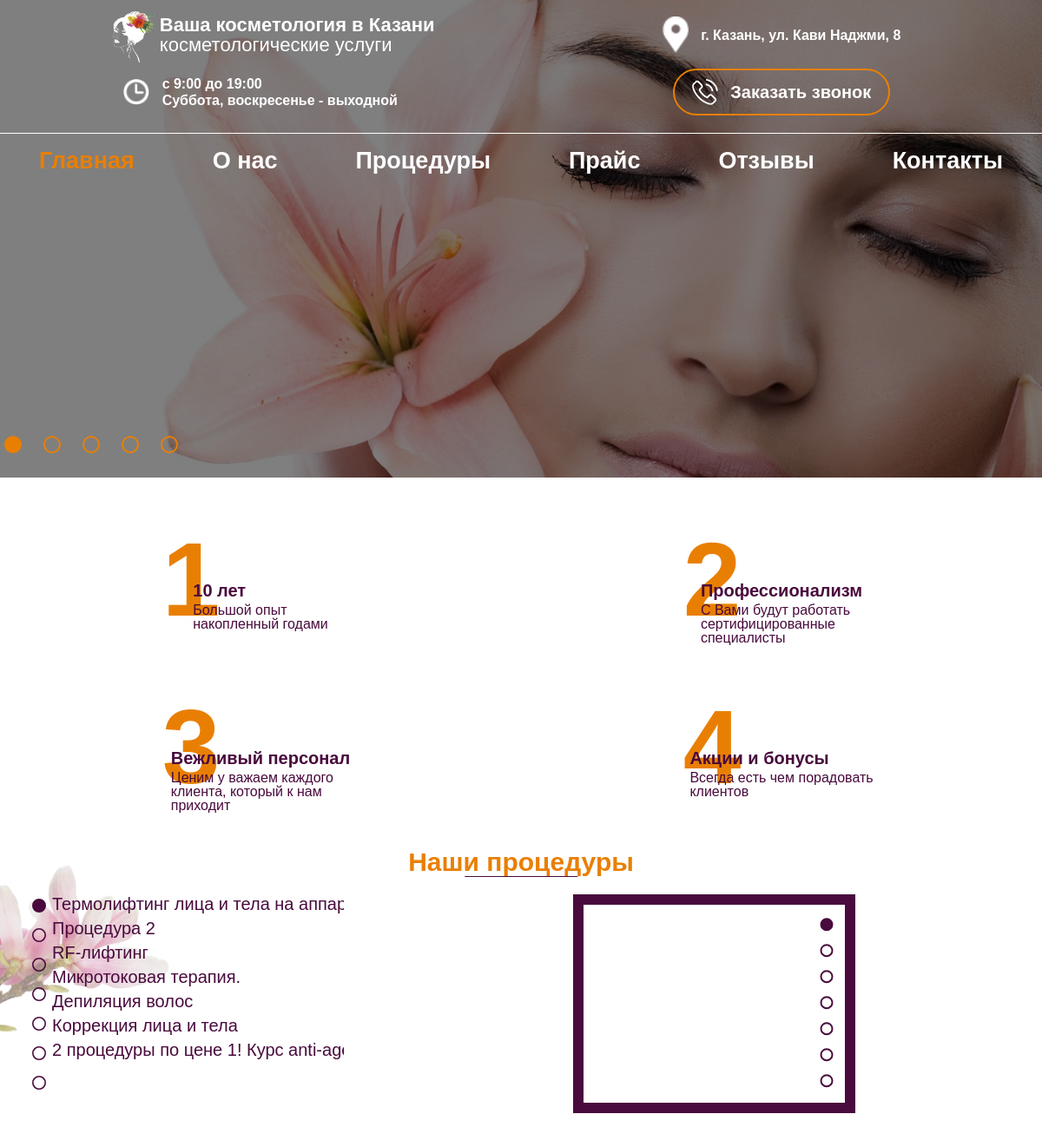
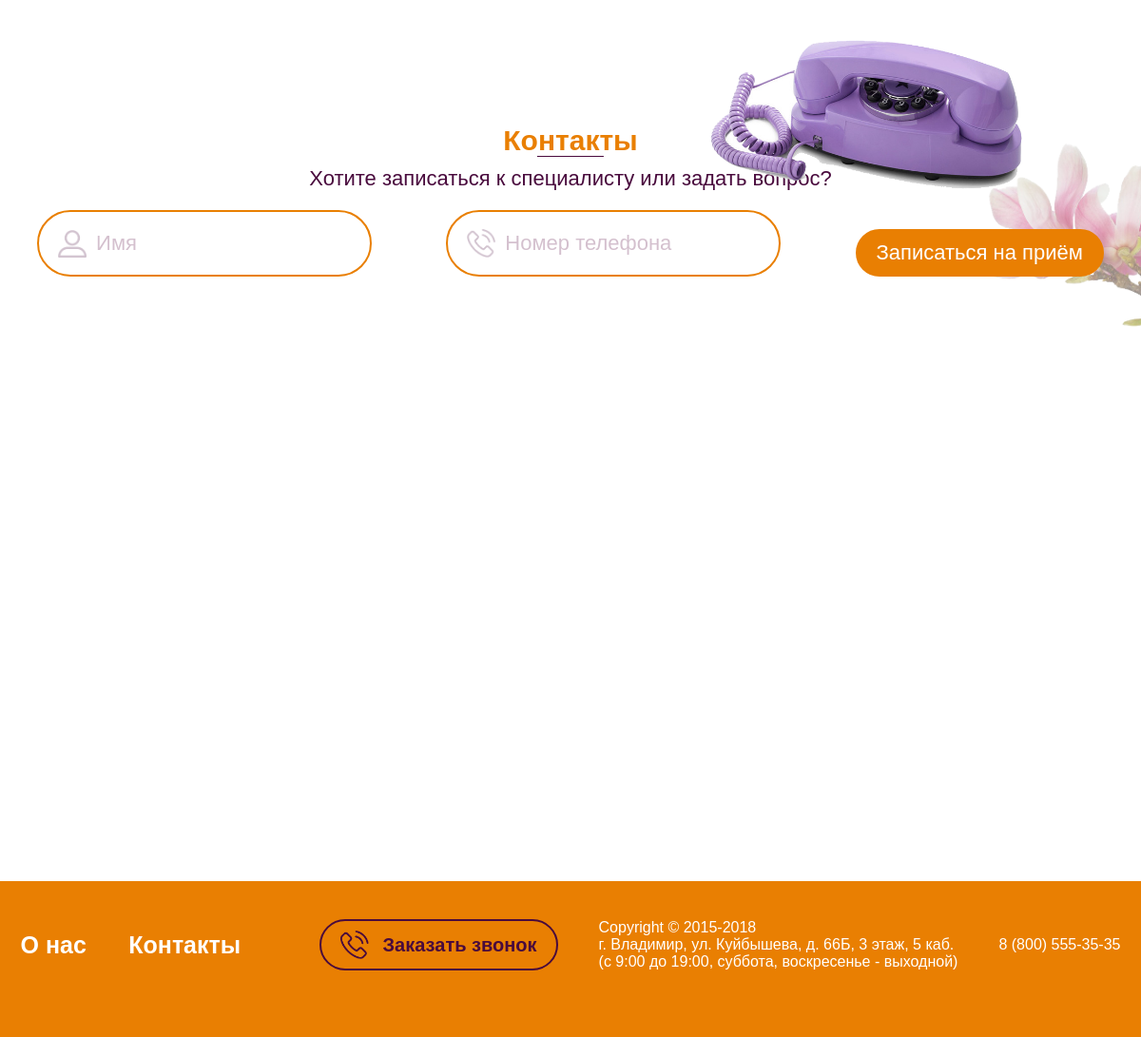
The page / on the database its author committed (2 pictures, top to bottom).
### tables this page shows
CREATE TABLE `slides` (
  `id` int(11) NOT NULL,
  `img` varchar(255) NOT NULL
);

CREATE TABLE `procedures` (
  `id` int(11) NOT NULL,
  `name` text NOT NULL,
  `description` text NOT NULL,
  `img` varchar(255) NOT NULL DEFAULT '',
  `procedures_categorys_id` int(11) NOT NULL
);

### pages/index.php (the view, shortened to what this page needs)
<?php
head();
?>
<div id="advantage">
    <div>
        <div class="lvl">1</div>
        <div class="info">
            <div class="title">10 лет</div>
            <div class="text">Большой опыт<br>накопленный годами</div>
        </div>
    </div>
    <div>
        <div class="lvl">2</div>
        <div class="info">
            <div class="title">Профессионализм</div>
            <div class="text">С Вами будут работать<br>сертифицированные<br>специалисты</div>
        </div>
    </div>
    <div>
        <div class="lvl">3</div>
        <div class="info">
            <div class="title">Вежливый персонал</div>
            <div class="text">Ценим у важаем каждого<br>клиента, который к нам<br>приходит</div>
        </div>
    </div>
    <div>
        <div class="lvl">4</div>
        <div class="info">
            <div class="title">Акции и бонусы</div>
            <div class="text">Всегда есть чем порадовать<br>клиентов</div>
        </div>
    </div>
</div>
<div id="services">
    <img src="assets/images/flower.png" alt="" class="flower-left">
    <div class="header-line">
        Наши процедуры
    </div>
    <div class="content">
        <?php
        $sql = "SELECT * FROM `procedures` ORDER BY RAND() LIMIT 7";
        $stmt = $dbh->query($sql);
        $procedures = $stmt->fetchAll(2);
        ?>
        <div class="menu">
            <div id="services-slider-nav">
                <div class="slide"></div>
            </div>
            <?php
            $i = 20;
            foreach($procedures as $procedure) :
            ?>
            <span><label for="slick-slide-control<?=$i++?>"><?= $procedure['name'] ?></label></span>
            <?php
            endforeach;
            ?>
        </div>
        <div class="slider">
            <div class="border">
                <div id="services-slider">
                    <?php
                    foreach($procedures as $procedure) :
                    ?>
                    <a class="slide" href="/procedure/<?= $procedure['id'] ?>" style="background-image: url('/assets/images/services/<?= $procedure['img'] ?>')"></a>
                    <?php
                    endforeach;
                    ?>
                </div>
            </div>
        </div>
    </div>
</div>
<?php
footer();
?>

### index.php (shortened to what this page needs)
<?php
if ($_SERVER['REQUEST_URI'] == '/') {
    $Page = 'index';
}
if (file_exists("pages/" . $Page . ".php")) include "pages/" . $Page . ".php";
function head()
{
    include "assets/layouts/head.php";
    hat();
}
function hat()
{
    include "assets/layouts/hat.php";
}
function footer()
{
    include "assets/layouts/footer.php";
}

### assets/layouts/head.php (shortened to what this page needs)
<!DOCTYPE html>
<html lang="en">
<head>
    <link rel="stylesheet" href="/assets/css/style.css">
    <link rel="stylesheet" href="/assets/components/slick/slick-theme.css">
    <link rel="stylesheet" href="/assets/components/slick/slick.css">
</head>
<body>

### assets/layouts/hat.php
<header class="<?= $GLOBALS['Page'] === 'index' ? 'index' : '' ?>">
    <?php
    include "menu.php";
    if ($GLOBALS['Page'] === 'index') include "slider.php";
    ?>
</header>

### assets/layouts/menu.php (shortened to what this page needs)
<div class="hat">
    <div class="menu-1">
        <div class="logo">
            <a href="/">
                <img src="/assets/images/logo<?= $GLOBALS['Page'] !== 'index' ? '_b' : '' ?>.png" alt="">
            </a>
            <div class="title">
                <strong>Ваша косметология в Казани</strong><br>
                <span>косметологические услуги</span>
            </div>
        </div>
        <div class="geo">
            <div class="icon">
                <img src="/assets/images/geo<?= $GLOBALS['Page'] !== 'index' ? '_p' : '' ?>.png" alt="">
            </div>
            <div class="text">
                <strong>г. Казань, ул. Кави Наджми, 8</strong>
            </div>
        </div>
        <div class="clock">
            <div class="icon">
                <img src="/assets/images/clock<?= $GLOBALS['Page'] !== 'index' ? '_p' : '' ?>.png" alt="">
            </div>
            <div class="text">
                <strong>с 9:00 до 19:00<br>Суббота, воскресенье - выходной</strong>
            </div>
        </div>
        <div>
            <a class="btn" href="#contacts">
                <img src="/assets/images/call<?= $GLOBALS['Page'] !== 'index' ? '_p' : '_w' ?>.png" alt="">
                <b>Заказать звонок</b>
            </a>
        </div>
    </div>
    <div class="line"></div>
    <div class="menu-2">
        <a class="<?= $GLOBALS['Page'] === 'index' ? 'active' : '' ?>" href="/">Главная</a>
        <a class="<?= $GLOBALS['Page'] === 'about' ? 'active' : '' ?>" href="/about">О нас</a>
        <a class="<?= $GLOBALS['Page'] === 'procedures' ? 'active' : '' ?>" href="/procedures">Процедуры</a>
        <a class="<?= $GLOBALS['Page'] === 'services' ? 'active' : '' ?>" href="/services">Прайс</a>
        <a class="<?= $GLOBALS['Page'] === 'callback' ? 'active' : '' ?>" href="/callback">Отзывы</a>
        <a href="#contacts">Контакты</a>
    </div>
</div>

### assets/layouts/slider.php
<div id="slider">
    <?php
    $sql = "SELECT * FROM `slides` ORDER BY RAND()";
    $res = $GLOBALS['dbh']->query($sql);
    $slides = $res->fetchAll(2);
    foreach($slides as $slide) :
    ?>
    <div class="slide" style="background-image: url('/assets/images/slider/<?= $slide['img'] ?>')"></div>
    <?php
    endforeach;
    ?>
    </div>

### assets/layouts/footer.php (shortened to what this page needs)
<div id="contacts">
    <div class="header-line">
        <span>Контакты</span>
    </div>
    <img src="/assets/images/phone.png" alt="" class="phone">
    <div class="title">Хотите записаться к специалисту или задать вопрос?</div>
    <form action="/admin/action?a=contacts" method="POST">
        <input type="text" class="user" title="Имя" placeholder="Имя" name="name" required>
        <input type="text" class="number" title="Телефон" placeholder="Номер телефона" name="call" required>
        <button class="btn">Записаться на приём</button>
    </form>
</div>
<div id="map">
    <iframe src="https://www.google.com/maps/embed?pb=!1m18!1m12!1m3!1d2221.109713910948!2d40.448570416029945!3d56.17249625527212!2m3!1f0!2f0!3f0!3m2!1i1024!2i768!4f13.1!3m3!1m2!1s0x414c7b6d8e72ee97%3A0x8455acf4c369bc34!2z0YPQuy4g0JrRg9C50LHRi9GI0LXQstCwLCA2NtCRLCDQktC70LDQtNC40LzQuNGALCDQktC70LDQtNC40LzQuNGA0YHQutCw0Y8g0L7QsdC7LiwgNjAwMDM1!5e0!3m2!1sru!2sru!4v1519737295951"
            width="100%" height="600" frameborder="0" style="border:0" allowfullscreen></iframe>
</div>
<footer>
    <div class="content">
        <div class="menu">
            <a href="/about">О нас</a>
            <a href="#contacts">Контакты</a>
        </div>
        <div>
            <a href="#contacts" class="btn">
                <div>
                    <img src="/assets/images/call_p.png" alt="" class="call_p">
                </div>
                <span>Заказать звонок</span>
            </a>
        </div>
        <div class="copyright">
            <div>Copyright © 2015-2018</div>
            <div>г. Владимир, ул. Куйбышева, д. 66Б, 3 этаж, 5 каб.</div>
            <div>(с 9:00 до 19:00, суббота, воскресенье - выходной)</div>
        </div>
        <div class="numbers">
            <div>8 (800) 555-35-35</div>
        </div>
    </div>
</footer>
</body>
</html>

### rows shown on the page
slides: img (picture)
procedures: name "Термолифтинг лица и тела на…", img (picture)
procedures: name "Процедура 2"
procedures: name "RF-лифтинг"
procedures: name "Микротоковая терапия."
procedures: name "Депиляция волос"
procedures: name "Коррекция лица и тела"
procedures: name "2 процедуры по цене 1! Курс…"
